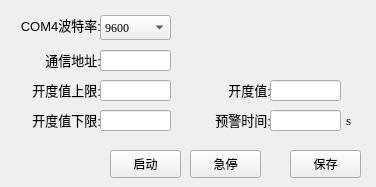
   <widget class="QWidget" name="tab_5">
    <attribute name="title">
     <string>开度控制</string>
    </attribute>
    <widget class="QLabel" name="label_23">
     <property name="geometry">
      <rect>
       <x>0</x>
       <y>15</y>
       <width>101</width>
       <height>20</height>
      </rect>
     </property>
     <property name="font">
      <font>
       <pointsize>10</pointsize>
      </font>
     </property>
     <property name="text">
      <string>COM4波特率:</string>
     </property>
     <property name="alignment">
      <set>Qt::AlignRight|Qt::AlignTrailing|Qt::AlignVCenter</set>
     </property>
    </widget>
    <widget class="QComboBox" name="BaudBox_kdy">
     <property name="geometry">
      <rect>
       <x>100</x>
       <y>15</y>
       <width>71</width>
       <height>25</height>
      </rect>
     </property>
     <property name="font">
      <font>
       <family>Times New Roman</family>
       <pointsize>9</pointsize>
      </font>
     </property>
     <property name="focusPolicy">
      <enum>Qt::NoFocus</enum>
     </property>
     <item>
      <property name="text">
       <string>9600</string>
      </property>
     </item>
     <item>
      <property name="text">
       <string>115200</string>
      </property>
     </item>
    </widget>
    <widget class="QLineEdit" name="lineEdit_addr_kdy">
     <property name="geometry">
      <rect>
       <x>100</x>
       <y>50</y>
       <width>71</width>
       <height>21</height>
      </rect>
     </property>
    </widget>
    <widget class="QLabel" name="label_24">
     <property name="geometry">
      <rect>
       <x>0</x>
       <y>50</y>
       <width>101</width>
       <height>20</height>
      </rect>
     </property>
     <property name="font">
      <font>
       <pointsize>10</pointsize>
      </font>
     </property>
     <property name="text">
      <string>通信地址:</string>
     </property>
     <property name="alignment">
      <set>Qt::AlignRight|Qt::AlignTrailing|Qt::AlignVCenter</set>
     </property>
    </widget>
    <widget class="QLabel" name="label_25">
     <property name="geometry">
      <rect>
       <x>0</x>
       <y>80</y>
       <width>101</width>
       <height>20</height>
      </rect>
     </property>
     <property name="font">
      <font>
       <pointsize>10</pointsize>
      </font>
     </property>
     <property name="text">
      <string>开度值上限:</string>
     </property>
     <property name="alignment">
      <set>Qt::AlignRight|Qt::AlignTrailing|Qt::AlignVCenter</set>
     </property>
    </widget>
    <widget class="QLineEdit" name="lineEdit_kdy_upLimit">
     <property name="geometry">
      <rect>
       <x>100</x>
       <y>80</y>
       <width>71</width>
       <height>21</height>
      </rect>
     </property>
    </widget>
    <widget class="QLabel" name="label_26">
     <property name="geometry">
      <rect>
       <x>0</x>
       <y>110</y>
       <width>101</width>
       <height>20</height>
      </rect>
     </property>
     <property name="font">
      <font>
       <pointsize>10</pointsize>
      </font>
     </property>
     <property name="text">
      <string>开度值下限:</string>
     </property>
     <property name="alignment">
      <set>Qt::AlignRight|Qt::AlignTrailing|Qt::AlignVCenter</set>
     </property>
    </widget>
    <widget class="QLineEdit" name="lineEdit_kdy_downLimit">
     <property name="geometry">
      <rect>
       <x>100</x>
       <y>110</y>
       <width>71</width>
       <height>21</height>
      </rect>
     </property>
    </widget>
    <widget class="QLabel" name="label_30">
     <property name="geometry">
      <rect>
       <x>190</x>
       <y>80</y>
       <width>81</width>
       <height>20</height>
      </rect>
     </property>
     <property name="font">
      <font>
       <pointsize>10</pointsize>
      </font>
     </property>
     <property name="text">
      <string>开度值:</string>
     </property>
     <property name="alignment">
      <set>Qt::AlignRight|Qt::AlignTrailing|Qt::AlignVCenter</set>
     </property>
    </widget>
    <widget class="QLineEdit" name="lineEdit_kdy_data">
     <property name="geometry">
      <rect>
       <x>270</x>
       <y>80</y>
       <width>71</width>
       <height>21</height>
      </rect>
     </property>
    </widget>
    <widget class="QLabel" name="label_32">
     <property name="geometry">
      <rect>
       <x>190</x>
       <y>110</y>
       <width>81</width>
       <height>20</height>
      </rect>
     </property>
     <property name="font">
      <font>
       <pointsize>10</pointsize>
      </font>
     </property>
     <property name="text">
      <string>预警时间:</string>
     </property>
     <property name="alignment">
      <set>Qt::AlignRight|Qt::AlignTrailing|Qt::AlignVCenter</set>
     </property>
    </widget>
    <widget class="QLineEdit" name="lineEdit_kdy_time">
     <property name="geometry">
      <rect>
       <x>270</x>
       <y>110</y>
       <width>71</width>
       <height>21</height>
      </rect>
     </property>
    </widget>
    <widget class="QPushButton" name="pushButton_kdy_start">
     <property name="geometry">
      <rect>
       <x>110</x>
       <y>150</y>
       <width>71</width>
       <height>28</height>
      </rect>
     </property>
     <property name="focusPolicy">
      <enum>Qt::NoFocus</enum>
     </property>
     <property name="text">
      <string>启动</string>
     </property>
    </widget>
    <widget class="QLabel" name="label_33">
     <property name="geometry">
      <rect>
       <x>346</x>
       <y>110</y>
       <width>21</width>
       <height>20</height>
      </rect>
     </property>
     <property name="font">
      <font>
       <family>Times New Roman</family>
       <pointsize>10</pointsize>
      </font>
     </property>
     <property name="text">
      <string>s</string>
     </property>
     <property name="alignment">
      <set>Qt::AlignLeading|Qt::AlignLeft|Qt::AlignVCenter</set>
     </property>
    </widget>
    <widget class="QPushButton" name="pushButton_kdy_stop">
     <property name="geometry">
      <rect>
       <x>190</x>
       <y>150</y>
       <width>71</width>
       <height>28</height>
      </rect>
     </property>
     <property name="focusPolicy">
      <enum>Qt::NoFocus</enum>
     </property>
     <property name="text">
      <string>急停</string>
     </property>
    </widget>
    <widget class="QPushButton" name="pushButton_kdy_slave">
     <property name="geometry">
      <rect>
       <x>290</x>
       <y>150</y>
       <width>71</width>
       <height>28</height>
      </rect>
     </property>
     <property name="focusPolicy">
      <enum>Qt::NoFocus</enum>
     </property>
     <property name="text">
      <string>保存</string>
     </property>
    </widget>
   </widget>
